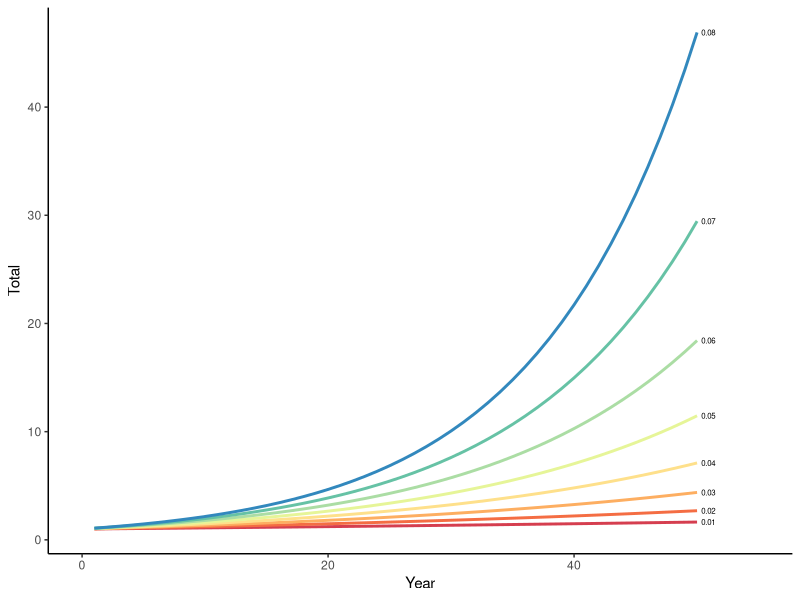

Generate this figure with R:
## ---- chunk 1
require(ggplot2)
df <- data.frame(x=seq(1,50))
x <- 1:50
p <- ggplot(df, aes(x=x))
for(i in 1:8){
  p = local({
    j <- i
    y <- (1+0.01*j)^x
    p + geom_line(aes(y=y, color=as.character(j)),
                  linewidth=1) +
      annotate("text",
               label = 0.01*j,
               size=2,
               x=50, y=(1+0.01*j)^50,
               hjust = -.3)
  }
  )
}

p + scale_color_brewer(
  palette = "Spectral") +
  theme_classic()+
  scale_x_continuous(limits=c(0,55))+
  theme(legend.position = "None") +
  labs(x="Year", y="Total")
  
